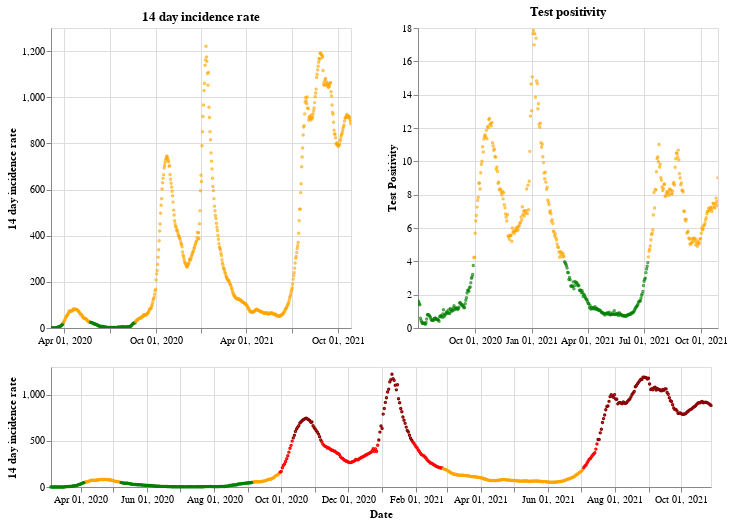

Notebook source saved alongside this figure:
### Markdown cell above
## Northern Ireland

### Code cell
plot_traffic_light('Northern Ireland')

### Figure 1 — Vega-Lite specification as saved in the notebook (floating-point values rounded to 4 significant figures; data arrays with more than 128 entries replaced by an {"elided": "..."} marker saying what was removed)
{"config": {"view": {"continuousWidth": 400, "continuousHeight": 300}}, "vconcat": [{"hconcat": [{"mark": {"type": "point", "size": 2}, "encoding": {"color": {"condition": {"value": "green", "test": "(datum.twoWeeklyCasesRate <= 25)"}, "value": "orange"}, "tooltip": [{"type": "nominal", "field": "areaName"}, {"type": "temporal", "field": "date"}, {"type": "quantitative", "field": "twoWeeklyCasesRate"}, {"type": "quantitative", "field": "testPositivity"}], "x": {"type": "temporal", "axis": {"title": ""}, "field": "date", "scale": {"domain": {"selection": "DateBrush"}}, "timeUnit": "yearmonthdate"}, "y": {"type": "quantitative", "axis": {"title": "14 day incidence rate"}, "field": "twoWeeklyCasesRate"}}, "title": "14 day incidence rate", "width": 300}, {"mark": {"type": "point", "size": 2}, "encoding": {"color": {"condition": {"value": "green", "test": "(datum.testPositivity <= 4)"}, "value": "orange"}, "tooltip": [{"type": "nominal", "field": "areaName"}, {"type": "temporal", "field": "date"}, {"type": "quantitative", "field": "twoWeeklyCasesRate"}, {"type": "quantitative", "field": "testPositivity"}], "x": {"type": "temporal", "axis": {"title": ""}, "field": "date", "scale": {"domain": {"selection": "DateBrush"}}, "timeUnit": "yearmonthdate"}, "y": {"type": "quantitative", "axis": {"title": "Test Positivity"}, "field": "testPositivity"}}, "title": "Test positivity", "width": 300}]}, {"layer": [{"mark": {"type": "point", "size": 2}, "encoding": {"color": {"condition": {"value": "orange", "test": "(((datum.testPositivity < 4) && (datum.twoWeeklyCasesRate >= 50)) && (datum.twoWeeklyCasesRate < 200))"}, "value": "red"}, "opacity": {"condition": {"value": 1, "test": "((datum.twoWeeklyCasesRate >= 50) && (datum.twoWeeklyCasesRate < 500))"}, "value": 0}, "tooltip": [{"type": "nominal", "field": "areaName"}, {"type": "temporal", "field": "date"}, {"type": "quantitative", "field": "twoWeeklyCasesRate"}, {"type": "quantitative", "field": "testPositivity"}], "x": {"type": "temporal", "axis": {"title": "Date"}, "field": "date", "timeUnit": "yearmonthdate"}, "y": {"type": "quantitative", "axis": {"title": "14 day incidence rate"}, "field": "twoWeeklyCasesRate"}}, "selection": {"DateBrush": {"type": "interval", "encodings": ["x"], "fields": ["Time"]}}}, {"mark": {"type": "point", "size": 2}, "encoding": {"color": {"value": "darkred"}, "opacity": {"condition": {"value": 1, "test": "(datum.twoWeeklyCasesRate >= 500)"}, "value": 0}, "tooltip": [{"type": "nominal", "field": "areaName"}, {"type": "temporal", "field": "date"}, {"type": "quantitative", "field": "twoWeeklyCasesRate"}, {"type": "quantitative", "field": "testPositivity"}], "x": {"type": "temporal", "axis": {"title": "Date"}, "field": "date", "timeUnit": "yearmonthdate"}, "y": {"type": "quantitative", "axis": {"title": "14 day incidence rate"}, "field": "twoWeeklyCasesRate"}}}, {"mark": {"type": "point", "size": 2}, "encoding": {"color": {"condition": {"value": "green", "test": "((datum.testPositivity < 4) && (datum.twoWeeklyCasesRate < 50))"}, "value": "orange"}, "opacity": {"condition": {"value": 1, "test": "(datum.twoWeeklyCasesRate < 50)"}, "value": 0}, "tooltip": [{"type": "nominal", "field": "areaName"}, {"type": "temporal", "field": "date"}, {"type": "quantitative", "field": "twoWeeklyCasesRate"}, {"type": "quantitative", "field": "testPositivity"}], "x": {"type": "temporal", "axis": {"title": "Date"}, "field": "date", "timeUnit": "yearmonthdate"}, "y": {"type": "quantitative", "axis": {"title": "14 day incidence rate"}, "field": "twoWeeklyCasesRate"}}}], "height": 120, "width": 660}], "data": {"name": "data-538776e17155cc6c45cc9f4de1516a00"}, "$schema": "https://vega.github.io/schema/vega-lite/v4.8.1.json", "datasets": {"data-538776e17155cc6c45cc9f4de1516a00": {"elided": "603 records"}}}
